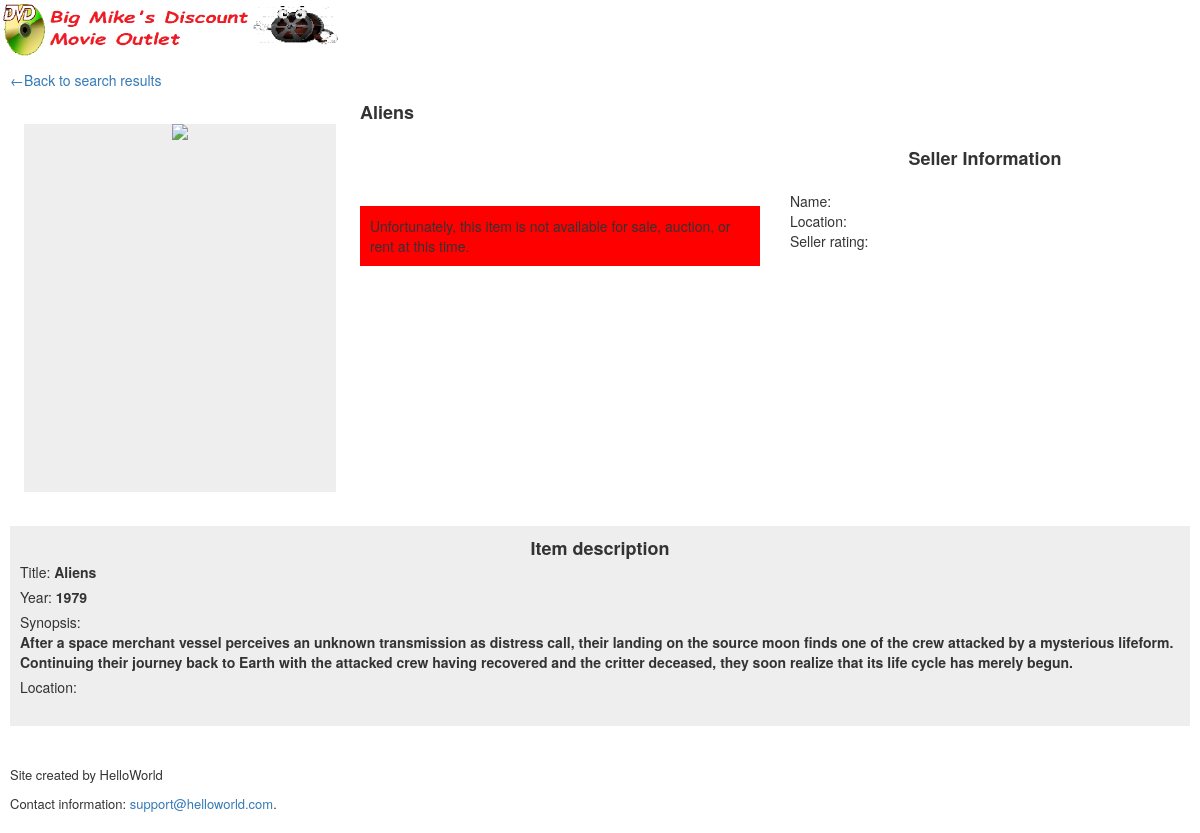
Page /Website-Files/item.php?mid=1 on the committed database.
### tables this page shows
CREATE TABLE Movies(
	movieId		INTEGER		NOT NULL AUTO_INCREMENT,
	title		VARCHAR(50)	NOT NULL,
	year		INTEGER,
    pictureUrl	VARCHAR(500),
	synopsis	VARCHAR(500),
	UNIQUE(title, year),
	PRIMARY KEY(movieId)
);

### Website-Files/item.php (the view, shortened to what this page needs)
<?php
	$DEFAULT_IID = 0;
 	$db = mysqli_connect('localhost','root','Dudio10','cmpsc431w')
 	or die('Error connecting to MySQL server.');
 	$mid = $_GET['mid'];
	$iid = $_GET['iid'];
	if ($iid == null) $iid = $DEFAULT_IID;
	$query = "SELECT *
              FROM Movies
              WHERE movieId = ".$mid." ";
	mysqli_query($db, $query) or die('Error querying movies database.');
	$result = mysqli_query($db, $query);
	$movie = mysqli_fetch_array($result);
	$query = "SELECT *
              FROM Items
              WHERE itemId = ".$iid." ";
	mysqli_query($db, $query) or die('Error querying items database.');
	$result = mysqli_query($db, $query);
	$item = mysqli_fetch_array($result);
?>
<html>
	<head>
		<a href="home.php"><img width="350" height="60" src="../images/banner.png"/></a><br/>
		<link rel="stylesheet" href="https://maxcdn.bootstrapcdn.com/bootstrap/3.3.7/css/bootstrap.min.css">
	</head>
	<body>
		<div id="head-spacer">
			<a href="category.php">&#8592;Back to search results</a><br/>
		</div>
		<div id="item-preview">
			<img src="http://i.ebayimg.com/00/$T2eC16ZHJIEFHRr5RCt!BS!h,kG0y!~~_35.JPG?set_id=89040003C1"/>
		</div>
		<div id="item-purchase-info">
			<strong class="title item-title"><?php echo $movie['title']?></strong><br/><br/>
			<div id="purchasing-options">
				<br/>
				<br/>
				<br/>
				<div id="NA-details" class="purchase-details">
					Unfortunately, this item is not available for sale, auction, or rent at this time.<br/>
				</div>
			</div>
			<div id="seller-info">
				<strong class="title">Seller Information</strong><br/><br/>
				<div class="specifics">
					Name: <label id="seller-name"></label><br/>
					Location: <label id="seller-location"></label><br/>
					Seller rating: <label id="seler-rating"></label><br/>
				</div>
			</div>
		</div>
		<br class="clearboth"/>
		<div id="movie-description">
			<strong class="title">Item description</strong><br/>
			<div class="specifics">
				Title: <label><?php echo $movie['title']?></label><br/>
				Year: <label><?php echo $movie['year']?></label><br/>
				Synopsis: <label><?php echo $movie['synopsis']?></label><br>
				Location: <label><?php echo $item['location']?></label><br>
			</div>
		</div>
		<br class="clearboth"/>
  		<div id="footer">
	  		<p><font size="2px"> Site created by HelloWorld </font></p>
	  		<p>
	  			<font size="2px">
	  				Contact information:
	  				<a href="mailto:support@helloworld.com">support@helloworld.com</a>.
	  			</font>
	  		</p>
	  	</div>
	</body>
</html>

### Website-Files/item.php (style rules this page uses)
body { padding: 0; margin: 0; }
.title { font-size: 18px; }
#head-spacer { padding: 10px; }
#item-preview { height: 46%; width: 26%; margin: 2%; background-color: #EEEEEE; float: left; text-align: center; }
#item-purchase-info { width: 70%; float: right; }
.purchase-details { display: none; width: 400px; background: red; padding: 10px; }
#purchasing-options { float: left; }
#seller-info { float: left; width: 50%; padding-left: 30px; text-align: center; }
.specifics { text-align: left; }
#movie-description { height: 200px; margin: 10px; padding: 10px; background: #EEEEEE; text-align: center; }
#footer { padding: 10px; }

### rows in the picture
movies: title "Aliens", year "1979", synopsis "After a space merchant vessel perceives an unknown transmission as distress call, their landing on the source moon finds one of the crew attacked by a mysterious lifeform. Continuing their journey back to Earth with the attacked crew having recovered and the critter deceased, they soon realize that its life cycle has merely begun."
